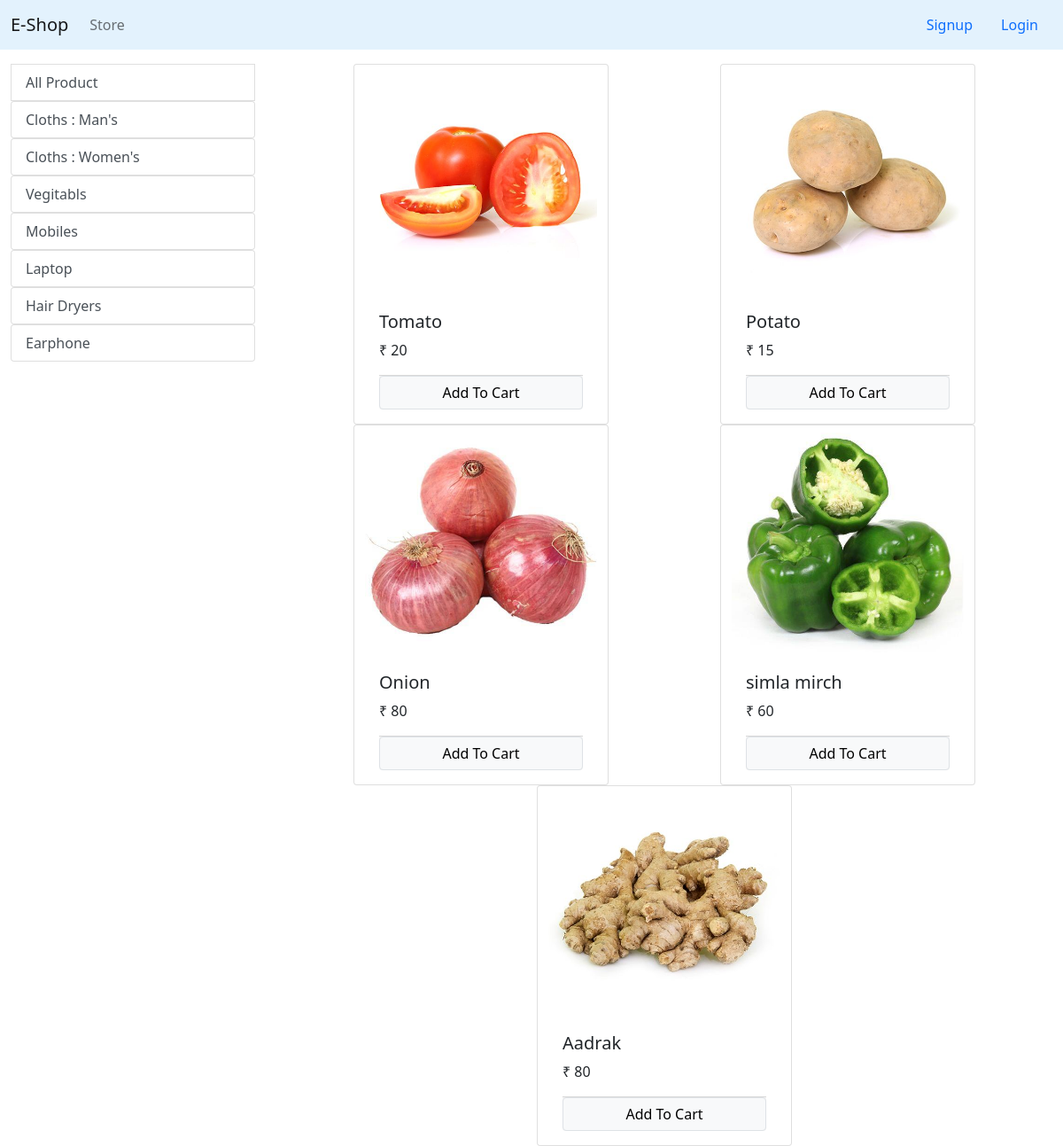
The app's page /?categary=3 with its own data.
### store/models.py (models this page shows, shortened)
class Categary(models.Model):
    name = models.CharField(max_length=50)
    @staticmethod
    def get_all_categary():
        return Categary.objects.all()

class Products(models.Model):
    name= models.CharField(max_length=50)
    price= models.IntegerField(default=0)
    categary= models.ForeignKey(Categary,on_delete=models.CASCADE ,default=1)
    description= models.TextField()
    image=models.ImageField(upload_to='products')
    @staticmethod
    def get_all_product_by_catery_id(Categary_id):
        if Categary_id:
            return Products.objects.filter(categary=Categary_id)
        else:
            return Products.get_all_product()

### store/views.py (the view, shortened to what this page needs)
# urls.py: path('', Index.as_view(), name='Home'),
class Index(View):
    def get(self,request):
        cart=request.session.get('cart')
        if not cart:
            request.session['cart']={}
        product = None
        categaries = Categary.get_all_categary()
        CategaryId = request.GET.get('categary')
        if CategaryId:
            product = Products.get_all_product_by_catery_id(CategaryId)
        else:
            product = Products.get_all_product();
        data = {}
        data['product'] = product
        data['categaries'] = categaries
        return render(request, 'Home.html', data)

### store/templatetags/cart.py (called while the page is built)
@register.filter(name='is_in_cart')
def is_in_cart(product,cart):
    keys =cart.keys()
    for id in keys:
        if int(id)==product.id:
            return True
    return False

### store/templatetags/custom_filter.py (called while the page is built)
@register.filter(name='currency')
def currency(number):
    return "₹ "+str(number)

### templates/Home.html (shortened to what this page needs)
{% extends 'base.html' %}
{% block content %}
{% load cart %}
{% load custom_filter %}
<div class="container-fluid mt-3">
    <div class="row">
        <div class="col-3">
            <a href="/" class="list-group-item list-group-item-action ">All Product</a>
        {% for j in categaries %}
            <div class="list-group">
                <a href="/?categary={{j.id}}" class="list-group-item list-group-item-action ">{{j.name}}</a>
            </div>
        {% endfor %}
        </div>
        <div class="col-9">
            <div class="container-fluid">
                <div class="row mx-auto mb-6">
                    {% for product in product %}
                       <div class="card mx-auto" id="{{product.id}}" style="width: 18rem;">
                          <img src="{{ product.image.url }}" class="card-img-top" alt="...">
                            <div class="card-body">
                                 <h5 class="card-title">{{ product.name}}</h5>
                                      <p class="card-text">{{ product.price|currency }}</p>
                        <div class="card-footer p-0 m-0 no-gutters">
                            {% if product|is_in_cart:request.session.cart %}
                            <div class="row">
                                <form action="/#{{product.id}}" method="POST" class="col-2 btn btn-light ">
                                        {% csrf_token %}
                                        <input hidden type="text" name='product' value='{{product.id}}'>
                                        <input hidden type="text" name="remove" value="{{product.id}}">
                                        <input type="submit" value="-" class="col-2  btn btn-light ">
                                </form>
                                         <div class="text-center col-6 ">{{product|cart_quantity:request.session.cart}}  item in Cart</div>
                                <form action="/#{{product.id}}" method="POST"  class="col-2 btn btn-light ">
                                        {% csrf_token %}
                                        <input hidden type="text" name="product" value="{{product.id}}">
                                        <input type="submit" value="+" class="col-2 btn btn-light">
                                </form>
                            </div>
                                {% else %}
                                <form action="/#{{product.id}}" method="POST" class="btn-block">
                                        <input type="submit"  value="Add To Cart" class="float-right btn btn-block btn-light border form-control no-gutters ">
                                </form>
                                {% endif %}
                        </div>
                             </div>
                        </div>
                    {% endfor %}
                </div>
            </div>
        </div>
    </div>
</div>
{% endblock %}

### records on screen
Categary: name "Cloths : Man's"
Categary: name "Cloths : Women's"
Categary: name "Vegitabls"
Categary: name "Mobiles"
Categary: name "Laptop"
Categary: name "Hair Dryers"
Categary: name "Earphone"
Products: image (picture), name "Tomato", price "₹ 20"
Products: image (picture), name "Potato", price "₹ 15"
Products: image (picture), name "Onion", price "₹ 80"
Products: image (picture), name "simla mirch", price "₹ 60"
Products: image (picture), name "Aadrak", price "₹ 80"
